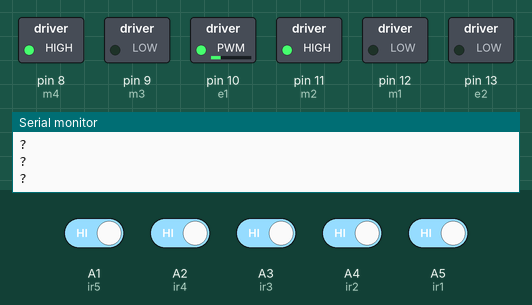
A sketch run on a simulated Arduino Uno, built with avr-gcc and run on an emulated ATmega328P. On the bench: switched loads named in the sketch (green lamp = pin HIGH), the last lines printed to the serial monitor. Dashed ring = blinking. Inputs (shaded band) come from the test bench; at power-on: A1 (ir5), A2 (ir4), A3 (ir3), A4 (ir2), A5 (ir1) HIGH.

Above: at 0.79 s.
1.3 s: A1 (ir5) driven LOW
2.8 s: A5 (ir1) driven LOW
4.4 s: A4 (ir2) driven LOW
At 6.2 s:
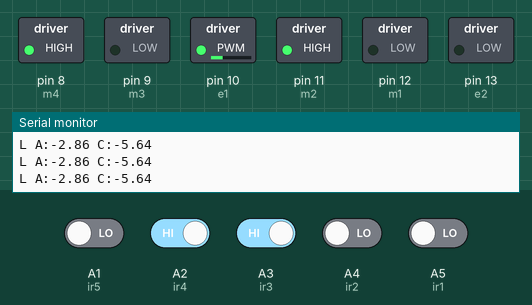
7.4 s: A3 (ir3) driven LOW
At 8.0 s:
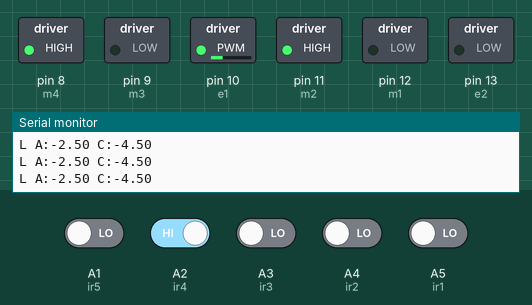
10.4 s: A1 (ir5) driven HIGH
At 11.0 s:
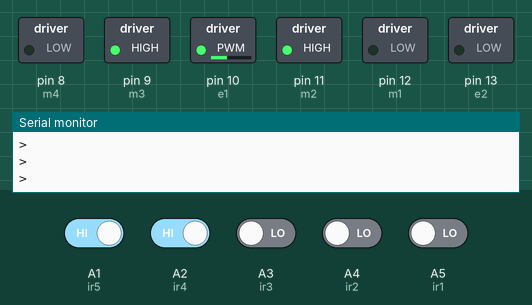
11.9 s: A3 (ir3) driven HIGH
At 13.1 s:
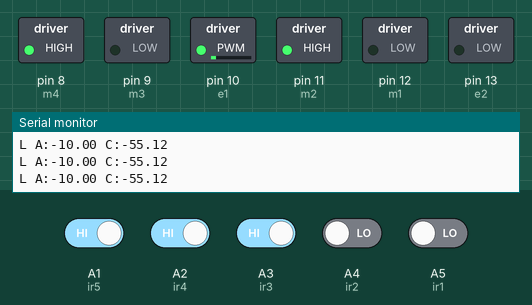
Timing chart, 0 to 14.4 s (numbered marks = the images above; inputs shaded):
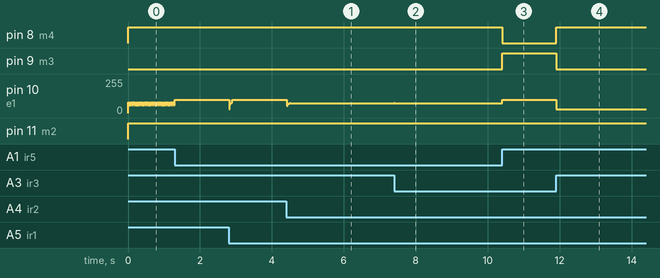

Measured:
- after the input at 4.4 s, pin 10 (e1): 100/255 → 75/255 at once, → 74/255 0.26 s later, → 73/255 0.22 s later
- after the input at 7.4 s, pin 10 (e1): 73/255 → 74/255 at once
- after the input at 10.4 s, pin 8 (m4): HIGH → LOW at once; pin 9 (m3): LOW → HIGH at once; pin 10 (e1): 74/255 → 100/255 at once
- after the input at 11.9 s, pin 8 (m4): LOW → HIGH at once; pin 9 (m3): HIGH → LOW at once; pin 10 (e1): 100/255 → 30/255 at once

The sketch:

line_follow_pid.ino
```cpp
#define m1 12   // Right Motor pin1
#define m2 11   // Right Motor pin2
#define m3 9    // Left Motor pin1
#define m4 8    // Left Motor pin2
#define e1 10   // Right Motor Enable
#define e2 13   // Left Motor Enable

#define ir1 A5
#define ir2 A4
#define ir3 A3
#define ir4 A2
#define ir5 A1

#define HISTORY_SIZE 5
int s1_history[HISTORY_SIZE] = {1, 1, 1, 1, 1};
int s2_history[HISTORY_SIZE] = {1, 1, 1, 1, 1};
int s3_history[HISTORY_SIZE] = {1, 1, 1, 1, 1};
int s4_history[HISTORY_SIZE] = {1, 1, 1, 1, 1};
int s5_history[HISTORY_SIZE] = {1, 1, 1, 1, 1};

float line_angle = 0.0;
int base_speed = 80;
float correction_factor = 0.0;
#define MAX_SPEED 100
#define MIN_SPEED 30  // Lowered for finer control on gentle turns

void setup() {
  Serial.begin(9600);

  pinMode(m1, OUTPUT);
  pinMode(m2, OUTPUT);
  pinMode(m3, OUTPUT);
  pinMode(m4, OUTPUT);
  pinMode(e1, OUTPUT);
  pinMode(e2, OUTPUT);

  pinMode(ir1, INPUT);
  pinMode(ir2, INPUT);
  pinMode(ir3, INPUT);
  pinMode(ir4, INPUT);
  pinMode(ir5, INPUT);
}

void loop() {
  static unsigned long last_update = 0;
  const unsigned long update_interval = 10;
  if(millis() - last_update < update_interval) return;
  last_update = millis();

  // Shift historical readings
  for(int i = HISTORY_SIZE-1; i > 0; i--) {
    s1_history[i] = s1_history[i-1];
    s2_history[i] = s2_history[i-1];
    s3_history[i] = s3_history[i-1];
    s4_history[i] = s4_history[i-1];
    s5_history[i] = s5_history[i-1];
  }

  // Read current values
  s1_history[0] = digitalRead(ir1);
  s2_history[0] = digitalRead(ir2);
  s3_history[0] = digitalRead(ir3);
  s4_history[0] = digitalRead(ir4);
  s5_history[0] = digitalRead(ir5);

  int s1 = s1_history[0], s2 = s2_history[0], s3 = s3_history[0], s4 = s4_history[0], s5 = s5_history[0];

  // Quick straight case
  if(s3 == 0 && s1 == 1 && s2 == 1 && s4 == 1 && s5 == 1) {
    setMotorSpeeds(MAX_SPEED, MAX_SPEED, true, true);
    Serial.print("F");
    return;
  }

  // Handle special cases (sharp turns and line loss)
  if(handleSpecialCases()) return;

  // Calculate line trajectory and angle
  line_angle = calculateLineAngle();

  // PID controller for smoother steering
  static float last_error = 0;
  static float integral = 0;
  float Kp = 5.0, Ki = 0.05, Kd = 8.0; // Adjusted for gentle turns
  integral += line_angle;
  // Limit integral to prevent windup
  integral = constrain(integral, -50, 50);
  float derivative = line_angle - last_error;
  correction_factor = Kp * line_angle + Ki * integral + Kd * derivative;
  last_error = line_angle;

  // Non-linear correction for gentle turns
  float abs_correction = abs(correction_factor);
  float adjusted_correction = abs_correction * abs_correction / 50.0; // Quadratic scaling for smaller adjustments
  if(correction_factor < 0) adjusted_correction = -adjusted_correction;

  // Apply speed corrections with dynamic base speed
  int adjusted_base_speed = base_speed - (abs(line_angle) / 3);
  if(line_angle > 0) {
    setMotorSpeeds(MAX_SPEED, max(MIN_SPEED, adjusted_base_speed - adjusted_correction), true, true);
    Serial.print("R");
  } else if(line_angle < 0) {
    setMotorSpeeds(max(MIN_SPEED, adjusted_base_speed + adjusted_correction), MAX_SPEED, true, true);
    Serial.print("L");
  } else {
    setMotorSpeeds(MAX_SPEED, MAX_SPEED, true, true);
    Serial.print("F");
  }

  // Debug output for tuning
  Serial.print(" A:");
  Serial.print(line_angle);
  Serial.print(" C:");
  Serial.println(adjusted_correction);
}

float calculateLineAngle() {
  int sensor_weights[] = {-2, -1, 0, 1, 2};
  float weighted_sum = 0;
  int active_sensors = 0;

  if(s1_history[0] == 0) {
    weighted_sum += sensor_weights[0] * 1.0;
    active_sensors++;
  }
  if(s2_history[0] == 0) {
    weighted_sum += sensor_weights[1] * 1.0;
    active_sensors++;
  }
  if(s3_history[0] == 0) {
    weighted_sum += sensor_weights[2] * 1.0;
    active_sensors++;
  }
  if(s4_history[0] == 0) {
    weighted_sum += sensor_weights[3] * 1.0;
    active_sensors++;
  }
  if(s5_history[0] == 0) {
    weighted_sum += sensor_weights[4] * 1.0;
    active_sensors++;
  }

  for(int i = 1; i < HISTORY_SIZE; i++) {
    float time_weight = 0.5 - (i * 0.2);
    if(s1_history[i] == 0) weighted_sum += sensor_weights[0] * time_weight;
    if(s2_history[i] == 0) weighted_sum += sensor_weights[1] * time_weight;
    if(s3_history[i] == 0) weighted_sum += sensor_weights[2] * time_weight;
    if(s4_history[i] == 0) weighted_sum += sensor_weights[3] * time_weight;
    if(s5_history[i] == 0) weighted_sum += sensor_weights[4] * time_weight;
    if(s1_history[i] == 0 || s2_history[i] == 0 || s3_history[i] == 0 ||
       s4_history[i] == 0 || s5_history[i] == 0) {
      active_sensors++;
    }
  }

  if(active_sensors > 0) {
    return (weighted_sum / active_sensors) * 20.0; // Reduced scaling for finer control
  }
  return 0.0;
}

bool handleSpecialCases() {
  int s1 = s1_history[0], s2 = s2_history[0], s3 = s3_history[0], s4 = s4_history[0], s5 = s5_history[0];

  // Sharp left turn
  if((s3 == 0 && s4 == 0 && s5 == 0) && (s1 == 1)) {
    setMotorSpeeds(70, MAX_SPEED, false, true);
    Serial.println("<");
    return true;
  }

  // Sharp right turn
  if((s1 == 0 && s2 == 0 && s3 == 0) && (s5 == 1)) {
    setMotorSpeeds(MAX_SPEED, 70, true, false);
    Serial.println(">");
    return true;
  }

  // Line lost - use history for recovery
  if(s1 == 1 && s2 == 1 && s3 == 1 && s4 == 1 && s5 == 1) {
    int left_sum = 0, right_sum = 0;
    for(int i = 0; i < HISTORY_SIZE; i++) {
      left_sum += (s1_history[i] == 0 || s2_history[i] == 0) ? 1 : 0;
      right_sum += (s4_history[i] == 0 || s5_history[i] == 0) ? 1 : 0;
    }

    if(left_sum > right_sum) {
      setMotorSpeeds(60, MAX_SPEED, true, true);
      Serial.println("?L");
    } else if(right_sum > left_sum) {
      setMotorSpeeds(MAX_SPEED, 60, true, true);
      Serial.println("?R");
    } else {
      static byte search_dir = 0;
      if(search_dir++ % 2 == 0) {
        setMotorSpeeds(80, 60, true, true);
      } else {
        setMotorSpeeds(60, 80, true, true);
      }
      Serial.println("?");
    }
    return true;
  }

  return false;
}

void setMotorSpeeds(int right_speed, int left_speed, bool right_forward, bool left_forward) {
  analogWrite(e1, right_speed);
  analogWrite(e2, left_speed);
  digitalWrite(m1, right_forward ? LOW : HIGH);
  digitalWrite(m2, right_forward ? HIGH : LOW);
  digitalWrite(m3, left_forward ? LOW : HIGH);
  digitalWrite(m4, left_forward ? HIGH : LOW);
}
```
